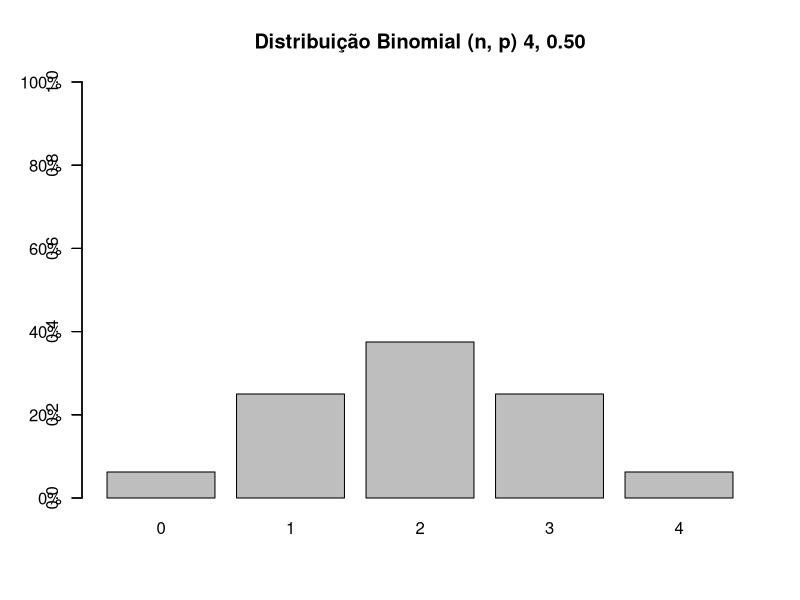

Write the R code that produced this figure.
# Exemplos das Principais Distribuições de Probabilidade para Variáveis Aleatórias Discretas


# Configurando o diretório de trabalho
setwd("C:/Users/Julia/Desktop/CienciaDeDados/1.Big-Data-Analytics-com-R-e-Microsoft-Azure-Machine-Learning/9.Introducao-a-Analise-Estatistica-de-Dados---Parte-2")
getwd()


### Distribuição Binomial x Poisson 


# - A escolha entre usar a Distribuição Binomial ou a Distribuição Poisson depende das características do problema em questão.
#   Aqui estão algumas diretrizes gerais:
  
#   Distribuição Binomial:

# - A Distribuição Binomial é adequada quando temos um número fixo de ensaios independentes e cada ensaio pode ter apenas dois resultados
#   possíveis: sucesso ou fracasso. Além disso, a probabilidade de sucesso (p) deve ser a mesma em todos os ensaios. Alguns exemplos de situações
#   em que a Distribuição Binomial é aplicável incluem:
  
# - Probabilidade de se ganhar em um jogo de azar.
# - Lançamento de uma moeda (cara ou coroa) várias vezes.
# - Sucesso ou fracasso em testes de produtos (aprovado/reprovado).



#   Distribuição Poisson:

# - A Distribuição Poisson é apropriada quando estamos interessados em contar o número de eventos que ocorrem em um intervalo de tempo ou espaço
#   contínuo, com base em uma taxa média conhecida. Ela é usada quando os eventos ocorrem de forma aleatória e independente e a taxa de ocorrência é relativamente baixa. Exemplos de situações em que a Distribuição Poisson é aplicável incluem:
  
# - Número de chamadas telefônicas recebidas por um call center em um determinado intervalo de tempo.
# - Número de acidentes de trânsito em um cruzamento durante um certo período.
# - Número de defeitos em um rolo de filme.



# - Em resumo, a Distribuição Binomial é usada para contagem de sucessos em um número fixo de ensaios independentes com resultados binários,
#   enquanto a Distribuição Poisson é usada para contar o número de ocorrências de um evento em um intervalo contínuo com base em uma taxa 
#   média conhecida.




# Exemplo Distribuição Binomial:

# - Ex1: Suponha que você está jogando um jogo de azar onde a probabilidade de ganhar é de 0,3. Você joga o jogo 10 vezes.
#        Qual é a probabilidade de ganhar 1 vez? E exatamente 3 vezes?

probabilidade_1x <- dbinom(1, size = 10, prob = 0.3)
probabilidade_1x
probabilidade_3x <- dbinom(3, size = 10, prob = 0.3)
probabilidade_3x

# - A probabilidade para ganhar exatamente 1 vez é de 12.11%.
# - A probabilidade para ganhar exatamente 3 vezes é de 26.68%.



# - Ex2: Suponha que você esteja lançando uma moeda honesta 10 vezes. Qual é a probabilidade de obter exatamente 4 caras?

probabilidade <- dbinom(4, size = 10, prob = 0.5)
probabilidade

# - A probabilidade para obter 4 caras é de 20.51%

graph <- function(n, p){
  x <- dbinom(0:n, size = n, prob = p)
  barplot(x, ylim = c(0, 1),
          names.arg = 0:n,
          main = sprintf("Distribuição Binomial (n, p) %d, %.2f", n, p))
  
  # Calcula os rótulos correspondentes com base nos valores de entrada
  y_labels <- seq(0, 1, by = 0.2)
  
  # Remove a informação original do eixo y
  axis(2, labels = FALSE)
  
  # Adiciona os novos rótulos do eixo y com formatação em porcentagem
  axis(2, at = y_labels, labels = paste0(y_labels * 100, "%"), las = 1)
}

# Exemplo de uso:
graph(4, 0.5)

# - O gráfico resultante mostrará a probabilidade de se obter cara em 0, 1, 2, 3, 4 ou 5x ao lançar a moeda honesta.



# - Ex3: Suponha que você está testando um produto e a taxa de aprovação é de 0.85 (ou seja, 85% de chance de aprovação) e você deseja
#        calcular a probabilidade de obter exatamente 4 produtos aprovados em um teste de 6 produtos.

prob <- dbinom(4, size = 6, prob = 0.85)
prob

# - A probabilidade de obter 4 produtos aprovatos em um teste de 6 produtos é de 17.62%.




# Exemplo Distribuição Poisson:

# Ex1: Suponha que, em média, um call center receba 5 chamadas telefônicas por minuto. Qual é a probabilidade de receber exatamente
#      3 chamadas telefônicas em um intervalo de 1 minuto? E em 2 minutos ?

prob_1min <- dpois(3, lambda = 5)
prob_1min

prob_3min <- dpois(3, lambda = 5 * 2)
prob_3min

# -> 3 é o número de ocorrências que estamos interessados (neste caso, exatamente 3 chamadas telefônicas).
# -> lambda é a taxa média de ocorrências por intervalo (neste caso, 5 chamadas por minuto multiplicado por 3 minutos).

# - A probabilidade é de 14.04% para um intervalo de 1min.
# - A probabilidade é de 0.07% para um intervalo de 2min.


# Ex2: Suponha que, em média, ocorram 2 acidentes de trânsito por dia em um cruzamento. Qual é a probabilidade de ocorrerem
#      exatamente 4 acidentes em um dia?

prob_4_ac <- dpois(4, lambda = 2)
prob_4_ac

# - A probabilidade é de 9.02% de ocorrerem exatamente 4 acidentes em um dia.







